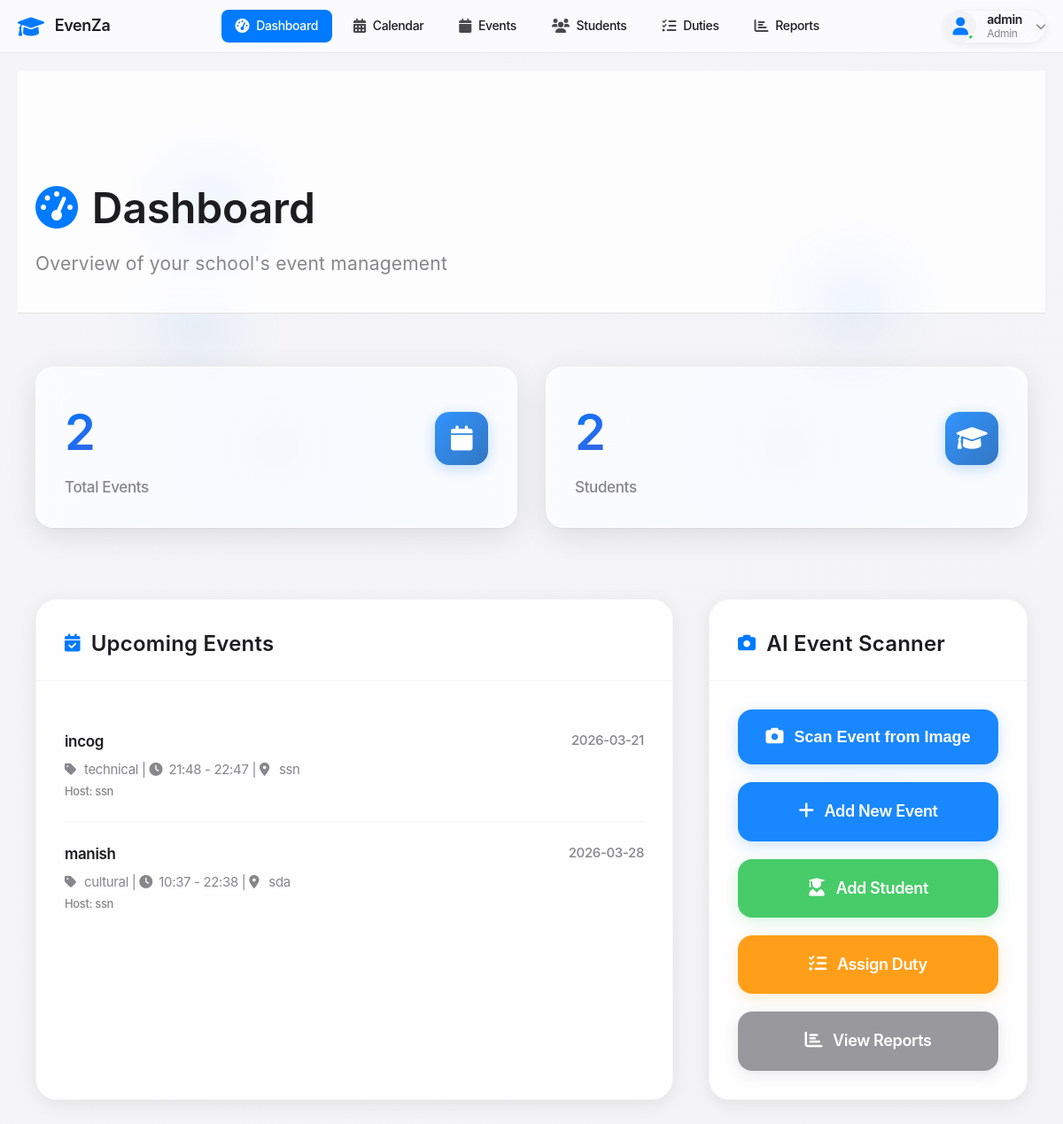
/dashboard (signed in), run on the app's committed database.
### tables this page shows
CREATE TABLE events (
            id INTEGER PRIMARY KEY AUTOINCREMENT,
            name TEXT NOT NULL,
            type TEXT NOT NULL,
            event_date DATE NOT NULL,
            start_time TIME NOT NULL,
            end_time TIME NOT NULL,
            venue TEXT NOT NULL,
            description TEXT,
            host_school TEXT NOT NULL,
            participating_schools TEXT,
            status TEXT DEFAULT 'upcoming',
            created_at TIMESTAMP DEFAULT CURRENT_TIMESTAMP
        );

### app.py (the view)
@app.route('/dashboard')
@login_required
def dashboard():
    conn = get_db_connection()
    total_events = conn.execute('SELECT COUNT(*) as count FROM events').fetchone()['count']
    total_participants = conn.execute('SELECT COUNT(*) as count FROM participants WHERE type = "student"').fetchone()['count']
    total_duty_personnel = conn.execute('SELECT COUNT(*) as count FROM duty_personnel').fetchone()['count']
    total_duties = conn.execute('SELECT COUNT(*) as count FROM duties').fetchone()['count']
    upcoming_events = conn.execute('''
        SELECT * FROM events
        WHERE event_date >= DATE('now')
        ORDER BY event_date ASC
        LIMIT 5
    ''').fetchall()
    conn.close()
    return render_template('dashboard.html',
                         total_events=total_events,
                         total_participants=total_participants,
                         total_duty_personnel=total_duty_personnel,
                         total_duties=total_duties,
                         upcoming_events=upcoming_events)

### app.py (called while the page is built)
def get_db_connection():
    conn = sqlite3.connect('events.db')
    conn.row_factory = sqlite3.Row
    return conn

def login_required(f):
    @wraps(f)
    def decorated_function(*args, **kwargs):
        if 'user_id' not in session:
            flash('Please login to access this page', 'error')
            return redirect(url_for('login'))
        return f(*args, **kwargs)
    return decorated_function

### templates/dashboard.html (shortened to what this page needs)
{% extends "base.html" %}
{% block content %}
    <div class="main-header fade-in">
        <div class="container">
            <h1><i class="fas fa-tachometer-alt"></i>Dashboard</h1>
            <p>Overview of your school's event management</p>
        </div>
    </div>
    <div class="container">
        <div class="stats-grid">
            <div class="stat-card fade-in">
                <div class="stat-card-content">
                    <div>
                        <div class="stat-number">{{ total_events }}</div>
                        <div class="stat-label">Total Events</div>
                    </div>
                    <div class="stat-icon">
                        <i class="fas fa-calendar"></i>
                    </div>
                </div>
            </div>
            <div class="stat-card fade-in">
                <div class="stat-card-content">
                    <div>
                        <div class="stat-number">{{ total_participants }}</div>
                        <div class="stat-label">Students</div>
                    </div>
                    <div class="stat-icon">
                        <i class="fas fa-graduation-cap"></i>
                    </div>
                </div>
            </div>
        </div>
        <div class="content-grid">
            <div class="apple-card fade-in">
                <div class="card-header">
                    <h2 class="card-title">
                        <i class="fas fa-calendar-check"></i>Upcoming Events
                    </h2>
                </div>
                <div class="card-body">
                    {% if upcoming_events %}
                        <ul class="event-list">
                            {% for event in upcoming_events %}
                                <li class="event-item" onclick="window.location.href='{{ url_for('event_detail', id=event.id) }}';" style="cursor: pointer;">
                                    <div class="event-header">
                                        <div class="event-name">{{ event.name }}</div>
                                        <div class="event-date">{{ event.event_date }}</div>
                                    </div>
                                    <div class="event-details">
                                        <i class="fas fa-tag"></i>{{ event.type }} |
                                        <i class="fas fa-clock"></i>{{ event.start_time }} - {{ event.end_time }} |
                                        <i class="fas fa-map-marker-alt"></i>{{ event.venue }}
                                    </div>
                                    <div class="event-host">Host: {{ event.host_school }}</div>
                                </li>
                            {% endfor %}
                        </ul>
                    {% else %}
                        <div class="empty-state">
                            <i class="fas fa-calendar-times"></i>
                            <p>No upcoming events found.</p>
                        </div>
                    {% endif %}
                </div>
            </div>
            <div class="apple-card fade-in">
                <div class="card-header">
                    <h2 class="card-title">
                        <i class="fas fa-camera"></i>AI Event Scanner
                    </h2>
                </div>
                <div class="card-body">
                    <div class="action-buttons">
                        {% if session.role in ['admin', 'super_admin'] %}
                        <button class="action-btn" onclick="openImageScanner()">
                            <i class="fas fa-camera"></i>Scan Event from Image
                        </button>
                        <a href="{{ url_for('add_event') }}" class="action-btn">
                            <i class="fas fa-plus"></i>Add New Event
                        </a>
                        <a href="{{ url_for('add_participant') }}" class="action-btn success">
                            <i class="fas fa-user-graduate"></i>Add Student
                        </a>
                        <a href="{{ url_for('add_duty') }}" class="action-btn warning">
                            <i class="fas fa-tasks"></i>Assign Duty
                        </a>
                        {% endif %}
                        <a href="{{ url_for('reports') }}" class="action-btn secondary">
                            <i class="fas fa-chart-bar"></i>View Reports
                        </a>
                    </div>
                </div>
            </div>
        </div>
    </div>
{% endblock %}

### static/css/style.css (style rules this page uses)
* { margin: 0; padding: 0; box-sizing: border-box; }
body { font-family: -apple-system, BlinkMacSystemFont, 'Segoe UI', Roboto, Oxygen, Ubuntu, Cantarell, sans-serif; background: #f5f5f7; color: #1d1d1f; line-height: 1.47059; font-weight: 400; letter-spacing: -.022em; }
.container { max-width: 1200px; margin: 0 auto; padding: 0 20px; }
.main-header { background: rgba(255, 255, 255, 0.8); backdrop-filter: saturate(180%) blur(20px); -webkit-backdrop-filter: saturate(180%) blur(20px); border-bottom: 1px solid rgba(0, 0, 0, 0.1); padding: 120px 0 40px; margin-bottom: 60px; position: sticky; top: 60px; z-index: 100; }
.main-header h1 { font-size: 48px; font-weight: 600; letter-spacing: -.003em; margin-bottom: 12px; color: #1d1d1f; }
.main-header p { font-size: 21px; font-weight: 400; color: #86868b; letter-spacing: .011em; }
.main-header i { margin-right: 16px; color: #007aff; }
.stats-grid { display: grid; grid-template-columns: repeat(auto-fit, minmax(280px, 1fr)); gap: 24px; margin-bottom: 80px; }
.stat-card { background: linear-gradient(135deg, #ffffff 0%, #f8f9fa 100%); border-radius: 24px; padding: 32px; border: 1px solid rgba(0, 0, 0, 0.04); box-shadow: 0 4px 20px rgba(0, 0, 0, 0.08); transition: all 0.3s cubic-bezier(0.25, 0.46, 0.45, 0.94); position: relative; overflow: hidden; }
.stat-card::before { content: ''; position: absolute; top: 0; left: 0; right: 0; bottom: 0; background: linear-gradient(135deg, transparent 0%, rgba(0, 122, 255, 0.02) 100%); opacity: 0; transition: opacity 0.3s ease; }
.stat-card-content { display: flex; justify-content: space-between; align-items: center; position: relative; z-index: 2; }
.stat-number { font-size: 56px; font-weight: 600; letter-spacing: -.005em; margin-bottom: 8px; background: linear-gradient(135deg, #007aff 0%, #5856d6 100%); -webkit-background-clip: text; -webkit-text-fill-color: transparent; background-clip: text; }
.stat-label { font-size: 17px; color: #86868b; font-weight: 500; }
.stat-icon { font-size: 40px; color: #007aff; opacity: 0.8; }
.content-grid { display: grid; grid-template-columns: 2fr 1fr; gap: 40px; margin-bottom: 80px; }
.apple-card { background: rgba(255, 255, 255, 0.9); backdrop-filter: saturate(180%) blur(20px); -webkit-backdrop-filter: saturate(180%) blur(20px); border-radius: 24px; border: 1px solid rgba(0, 0, 0, 0.04); box-shadow: 0 4px 20px rgba(0, 0, 0, 0.08); overflow: hidden; transition: all 0.3s cubic-bezier(0.25, 0.46, 0.45, 0.94); }
.card-header { padding: 32px 32px 24px; border-bottom: 1px solid rgba(0, 0, 0, 0.04); }
.card-title { font-size: 24px; font-weight: 600; color: #1d1d1f; display: flex; align-items: center; letter-spacing: .009em; }
.card-title i { margin-right: 12px; color: #007aff; font-size: 20px; }
.card-body { padding: 32px; }
.event-list { list-style: none; }
.event-item { padding: 24px 0; border-bottom: 1px solid rgba(0, 0, 0, 0.04); transition: all 0.3s ease; }
.event-item:last-child { border-bottom: none; padding-bottom: 0; }
.event-header { display: flex; justify-content: between; align-items: flex-start; margin-bottom: 8px; }
.event-name { font-size: 17px; font-weight: 600; color: #1d1d1f; flex: 1; }
.event-date { font-size: 15px; color: #86868b; font-weight: 500; }
.event-details { font-size: 15px; color: #86868b; margin-bottom: 4px; }
.event-details i { margin-right: 8px; width: 14px; }
.event-host { font-size: 13px; color: #86868b; font-weight: 500; }
.action-buttons { display: flex; flex-direction: column; gap: 16px; }
.action-btn { background: #007aff; color: white; text-decoration: none; padding: 16px 24px; border-radius: 12px; font-size: 17px; font-weight: 600; text-align: center; transition: all 0.3s cubic-bezier(0.25, 0.46, 0.45, 0.94); border: none; cursor: pointer; position: relative; overflow: hidden; }
.action-btn::before { content: ''; position: absolute; top: 0; left: -100%; width: 100%; height: 100%; background: linear-gradient(90deg, transparent, rgba(255, 255, 255, 0.2), transparent); transition: left 0.6s; }
.action-btn.success { background: #34c759; }
.action-btn.warning { background: #ff9500; }
.action-btn.secondary { background: #8e8e93; }
.action-btn i { margin-right: 8px; }
.fade-in { opacity: 0; transform: translateY(30px); animation: fadeInUp 0.8s cubic-bezier(0.25, 0.46, 0.45, 0.94) forwards; }
.fade-in:nth-child(1) { animation-delay: 0.1s; }
.fade-in:nth-child(2) { animation-delay: 0.2s; }

### data on the page
events: name "incog", event_date "2026-03-21", type "technical", start_time "21:48", end_time "22:47", venue "ssn", host_school "ssn"
events: name "manish", event_date "2026-03-28", type "cultural", start_time "10:37", end_time "22:38", venue "sda", host_school "ssn"

### other printed values
{{ session.username }} "admin"
{{ session.role|capitalize|replace('_', ' ') }} "Admin"
{{ total_events }} "2"
{{ total_participants }} "2"
